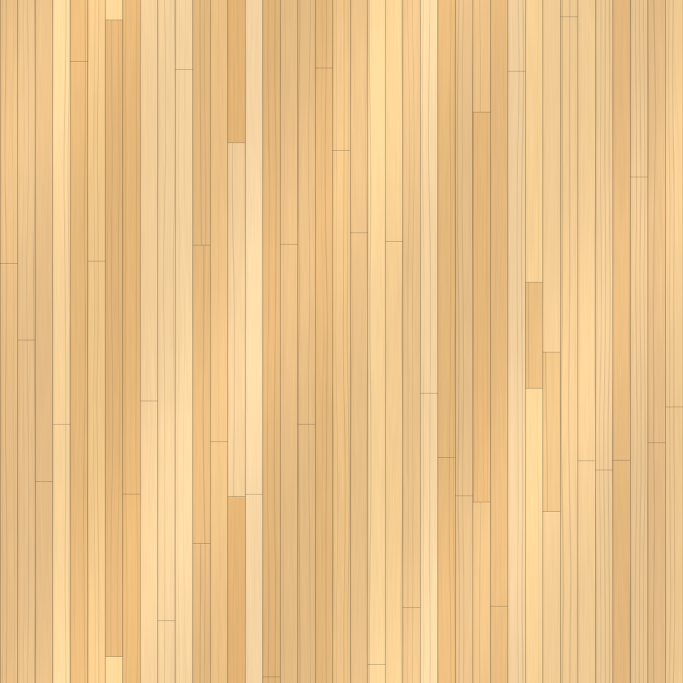
#> input picture strike-kids-gles2/texturas/madeira.png, 2048 x 2048 px (shown at 1/3 size)
$ python assar_pista.py ../texturas/madeira.png out.png
#> lines starting #> are read from the running program, lines starting #| are printed output that depends on the picture
"""Assa a decoração FIXA da pista (madeira envernizada, linha de falta,
pontos, trilha de estrelas, setas arco-íris e área dos pinos) numa textura,
com as mesmas contas do pista.gdshader do Godot 4. O shader da edição
OpenGL ES 2.0 só soma o que mexe (neon, luzes correndo, reflexos, brilho da
bola e o piscar das estrelas).

    python3 -I tools/assar_pista.py texturas/madeira.png texturas/pista_pronta.png

Saída RGBA 512x4096: RGB = sqrt(cor_linear / ESCALA), A = máscara das
estrelas (1 dentro, cai em volta: o halo) — o shader acende cada estrela.
"""
import sys
import numpy as np
from PIL import Image

MEIA = 0.675
Z0 = 0.1           # começo da pista (d = -0.1)
Z_FIM = -11.95     # fim do deck
REPETE = 3.6
DP = 10.5          # distância dos pinos (-z_pino1)
LARG, ALT = 512, 4096
SS = 2             # supersampling
ESCALA = 1.6

ARCO = np.array([(1.0, 0.23, 0.33), (1.0, 0.56, 0.13), (1.0, 0.85, 0.15),
                 (0.35, 0.86, 0.33), (0.2, 0.8, 1.0), (0.27, 0.47, 1.0), (0.72, 0.38, 1.0)], np.float32)


def srgb_lin(c):
    c = np.asarray(c, np.float32)
    return np.where(c <= 0.04045, c / 12.92, ((c + 0.055) / 1.055) ** 2.4)


# as cores dos adesivos são cores de TELA (sRGB): a conta é em luz linear,
# então elas entram convertidas — sem isso saíam em tom pastel, apagadas
ARCO_L = srgb_lin(ARCO)


def bilinear(img, u, v):
    """amostra com repetição (u, v em 0..1, qualquer valor)."""
    h, w, _ = img.shape
    x = (u * w - 0.5) % w
    y = (v * h - 0.5) % h
    x0 = np.floor(x).astype(np.int64)
    y0 = np.floor(y).astype(np.int64)
    fx = (x - x0)[..., None]
    fy = (y - y0)[..., None]
    x1 = (x0 + 1) % w
    y1 = (y0 + 1) % h
    x0 %= w
    y0 %= h
    a = img[y0, x0] * (1 - fx) + img[y0, x1] * fx
    b = img[y1, x0] * (1 - fx) + img[y1, x1] * fx
    return a * (1 - fy) + b * fy


def cobre(dist, w):
    return np.clip(0.5 - dist / w, 0.0, 1.0)


def sd_tri(px, py, qx, qy):
    px = np.abs(px)
    t = np.clip((px * qx + py * qy) / (qx * qx + qy * qy), 0.0, 1.0)
    ax, ay = px - qx * t, py - qy * t
    t2 = np.clip(px / qx, 0.0, 1.0)
    bx, by = px - qx * t2, py - qy
    s = -np.sign(qy)
    d1 = np.minimum(ax * ax + ay * ay, bx * bx + by * by)
    d2a = s * (px * qy - py * qx)
    d2b = s * (py - qy)
    # min componente a componente de vec2(dot(a,a), d2a) e vec2(dot(b,b), d2b)
    dy = np.minimum(d2a, d2b)
    return -np.sqrt(d1) * np.sign(dy)


def sd_estrela(px, py, r, vale):
    k1 = (0.809016994375, -0.587785252292)
    k2 = (-0.809016994375, -0.587785252292)
    px = np.abs(px)
    t = 2.0 * np.maximum(k1[0] * px + k1[1] * py, 0.0)
    px, py = px - t * k1[0], py - t * k1[1]
    t = 2.0 * np.maximum(k2[0] * px + k2[1] * py, 0.0)
    px, py = px - t * k2[0], py - t * k2[1]
    px = np.abs(px)
    py = py - r
    bax, bay = vale * -k1[1], vale * k1[0] - 1.0
    h = np.clip((px * bax + py * bay) / (bax * bax + bay * bay), 0.0, r)
    lx, ly = px - bax * h, py - bay * h
    return np.sqrt(lx * lx + ly * ly) * np.sign(py * bax - px * bay)


class Camada:
    """c(madeira) = madeira * m + b, por texel (todas as contas são afins)."""

    def __init__(self, base):
        self.c = base

    def mix(self, cor, t):
        t = t[..., None]
        self.c = self.c * (1 - t) + np.asarray(cor, np.float32) * t

    def soma(self, cor, t):
        self.c = self.c + np.asarray(cor, np.float32) * t[..., None]

    def adesivo(self, dist, w, cor, contorno, acesa):
        halo = np.exp(-np.maximum(dist, 0.0) * 22.0) * 0.35 * acesa
        self.c = self.c + cor * halo[..., None]
        self.mix((1.0, 1.0, 1.0), cobre(dist - contorno, w))
        self.c = self.c * (1 - cobre(dist, w)[..., None]) + (cor * (0.75 + 0.6 * acesa)) * cobre(dist, w)[..., None]


def tabuas(madeira, X, Zm, w):
    """MADEIRA DE PISTA DE VERDADE (cor linear): tábuas de maple cor de mel
    ao longo da pista, cada uma num tom (claras e mais douradas
    alternando), com o veio da textura de madeira correndo ao longo dela,
    emendas de topo aqui e ali e a fresta fininha entre as tábuas. Tons de
    madeira clara e viva (nada de laranja chapado): a luz do jogo é neutra
    e o verniz brilha por cima."""
    rng = np.random.RandomState(11)
    nb = 16
    bw = 2 * MEIA / nb
    pos = (X + MEIA) / bw
    bi = np.clip(np.floor(pos), 0, nb - 1).astype(np.int64)
    fx = pos - np.floor(pos)
    tom_t = rng.uniform(0.0, 1.0, nb).astype(np.float32)
    off_u = rng.uniform(0.0, 1.0, nb).astype(np.float32)
    off_v = rng.uniform(0.0, 1.0, nb).astype(np.float32)
    claro = srgb_lin([0.93, 0.67, 0.35])
    dourado = srgb_lin([0.83, 0.49, 0.2])
    t = tom_t[bi][..., None]
    base = claro * (1.0 - t) + dourado * t
    # o veio: a textura de madeira, esticada ao longo da tábua (cada tábua
    # num pedaço diferente dela), só como variação de claro/escuro
    g = bilinear(madeira, fx * 0.22 + off_u[bi], -Zm / (REPETE * 1.6) + off_v[bi])
    gl = (g * np.array([0.299, 0.587, 0.114], np.float32)).sum(-1)
    gl = (gl - gl.mean()) / max(gl.std(), 1e-4)
    c = base * (1.0 + 0.11 * np.clip(gl, -2.5, 2.5))[..., None]
    # emendas de topo (cada tábua tem 2 ou 3 ao longo da pista)
    d = -Zm
    emenda = np.zeros(d.shape, np.float32)
    for k in range(3):
        zk = rng.uniform(1.5, 10.0, nb).astype(np.float32)[bi]
        emenda = np.maximum(emenda, np.exp(-np.abs(d - zk) / 0.004))
    c = c * (1.0 - 0.28 * emenda)[..., None]
    # a fresta entre as tábuas (fininha, mais escura)
    borda = np.minimum(fx, 1.0 - fx) * bw
    c = c * (1.0 - 0.42 * np.exp(-borda / max(0.0016, w * 0.6)))[..., None]
    # perto das canaletas a madeira escurece um pouquinho (dá volume)
    ax = np.abs(X)
    c = c * (1.0 - 0.14 * np.clip((ax - 0.48) / 0.19, 0.0, 1.0) ** 2)[..., None]
    return c.astype(np.float32)


def main():
    madeira = np.asarray(Image.open(sys.argv[1]).convert("RGB"), np.float32) / 255.0
    madeira = srgb_lin(madeira)
    W, H = LARG * SS, ALT * SS
    # centro de cada amostra no mundo
    x = ((np.arange(W, dtype=np.float32) + 0.5) / W - 0.5) * (2 * MEIA)
    z = Z0 + (np.arange(H, dtype=np.float32) + 0.5) / H * (Z_FIM - Z0)
    X, Zm = np.meshgrid(x, z)
    d = -Zm
    ax = np.abs(X)
    w = max(2 * MEIA / W, (Z0 - Z_FIM) / H) * 1.2

    c = tabuas(madeira, X, Zm, w)
#> in tabuas, `bi = np.clip(np.floor(pos), 0, nb - 1).astype(np.int64)`:
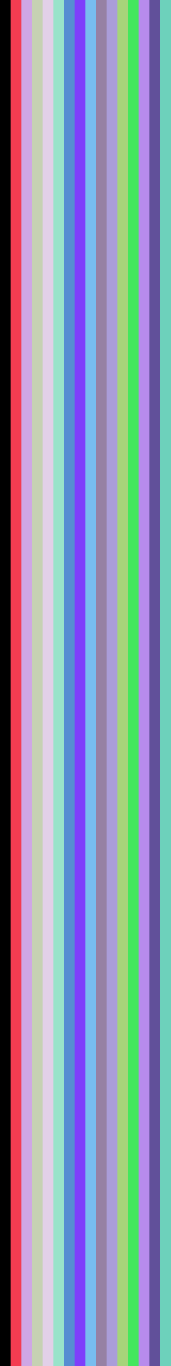
#> bi: shape (8192, 1024) int64 (shown at 1/6 size); 16 distinct labels, from 0 to 15; one colour per label, 0 black
#> in bilinear, `y0 = np.floor(y).astype(np.int64)`:
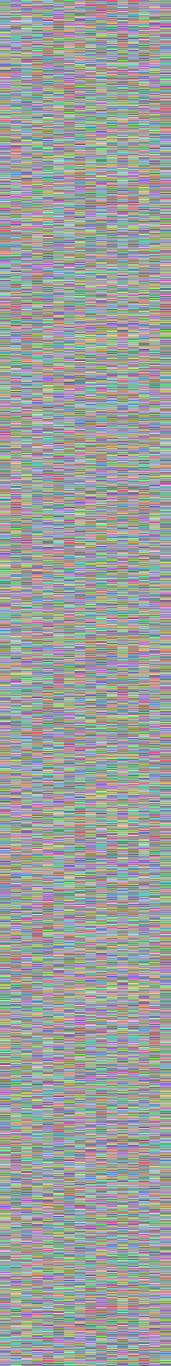
#> y0: shape (8192, 1024) int64 (shown at 1/6 size); 2048 distinct labels, from 0 to 2047; one colour per label, 0 black
#> in bilinear, `y1 = (y0 + 1) % h`: y1: shape (8192, 1024) int64; 2048 distinct labels, from 0 to 2047
#> in tabuas, `ax = np.abs(X)`:
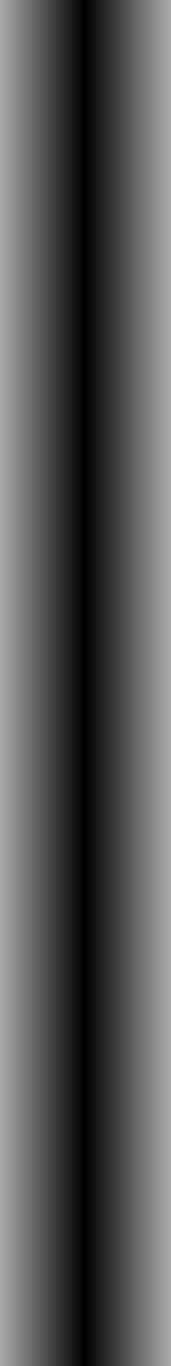
#> ax: shape (8192, 1024) float32 (shown at 1/6 size); min 0.000659, max 0.674, mean 0.337
#> in tabuas, `c = c * (1.0 - 0.14 * np.clip((ax - 0.48) / 0.19, 0.0, 1.0) ** 2)[...,..`:
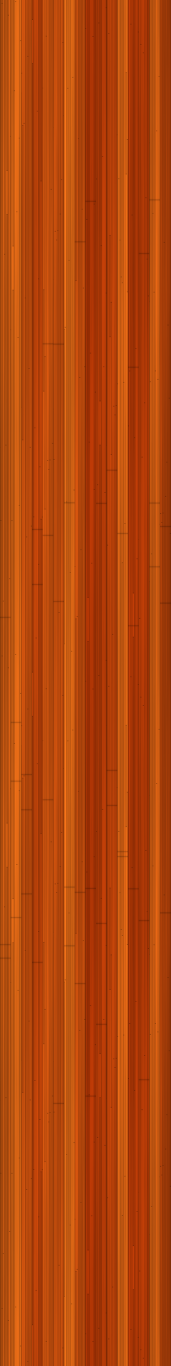
#> c: shape (8192, 1024, 3) float64 (shown at 1/6 size); mean of channels 0, 1, 2 0.731, 0.297, 0.0648; drawn with min black and max white
    cam = Camada(c)
    mascara = np.zeros(d.shape, np.float32)

    # linha de falta (o pulso fica na média)
    falta = np.abs(d - 0.02) - 0.022
    cam.mix(srgb_lin([1.0, 0.18, 0.35]), cobre(falta, w))
    cam.soma(srgb_lin([1.0, 0.2, 0.4]), np.exp(-np.maximum(falta, 0.0) * 40.0) * 0.35 * (d < 0.4))
#> in soma, `self.c = self.c + np.asarray(cor, np.float32) * t[..., None]`:
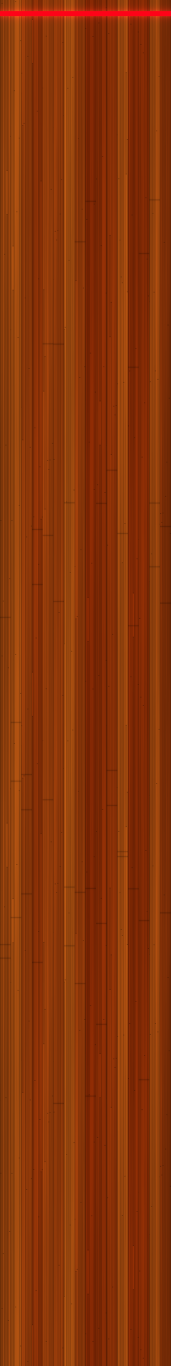
#> self.c: shape (8192, 1024, 3) float32 (shown at 1/6 size); mean R, G, B 0.734, 0.294, 0.0651; drawn with min black and max white

    # pontos de mira a 1,6 m
    ip = np.clip(np.round(X / 0.17), -3, 3)
    dd = np.sqrt((X - ip * 0.17) ** 2 + (d - 1.6) ** 2) - 0.042
    zona = np.abs(d - 1.6) < 0.14
    cor = ARCO_L[(ip + 3).astype(np.int64)]
    antes = cam.c.copy()
    cam.adesivo(dd, w, cor, 0.013, 0.6)
#> in adesivo, `halo = np.exp(-np.maximum(dist, 0.0) * 22.0) * 0.35 * acesa`:
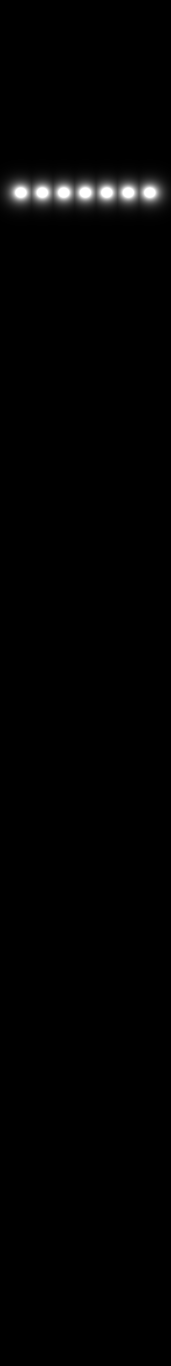
#> halo: shape (8192, 1024) float32 (shown at 1/6 size); min 0, max 0.21, mean 0.00215; drawn with min black and max white
#> in adesivo, `halo = np.exp(-np.maximum(dist, 0.0) * 22.0) * 0.35 * acesa`:
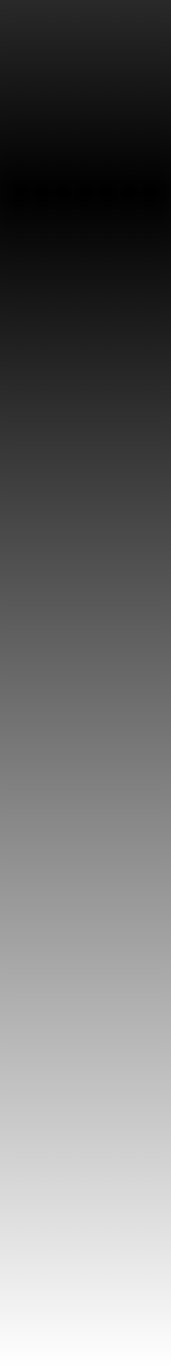
#> dist: shape (8192, 1024) float32 (shown at 1/6 size); min -0.0414, max 10.31, mean 4.52; drawn with min black and max white
    cam.c = np.where(zona[..., None], cam.c, antes)

    # trilha de estrelas (apagadas: acesa = 0.35; o shader acende)
    k = np.clip(np.round((d - 2.3) / 1.35), 0, 5)
    qy = d - (2.3 + k * 1.35)
    r = 0.17 + k * 0.022
    de = sd_estrela(X, qy, r, 0.48) - 0.014
    zona = (ax < 0.36) & (d > 1.9) & (d < DP - 1.05)
    cor = ARCO_L[np.mod(k * 2, 7).astype(np.int64)]
    antes = cam.c.copy()
    cam.adesivo(de, w, cor, 0.02, 0.35)
    cam.c = np.where(zona[..., None], cam.c, antes)
    mascara = np.where(zona, np.exp(-np.maximum(de, 0.0) * 22.0), 0.0)

    # setas arco-íris (o pulso fica na média)
    is_ = np.clip(np.round(X / 0.17), -3, 3)
    ponta = 3.78 + (3.0 - np.abs(is_)) * 0.3
    ds = sd_tri(X - is_ * 0.17, ponta - d, 0.066, 0.44)
    zona = (d > 3.2) & (d < 4.85)
    cor = ARCO_L[(is_ + 3).astype(np.int64)]
    antes = cam.c.copy()
    cam.adesivo(ds, w, cor, 0.016, 0.875)
    cam.c = np.where(zona[..., None], cam.c, antes)
    # a seta por cima da estrela não pisca
    mascara = np.where(zona & (ds < 0.03), mascara * np.clip(ds / 0.03, 0.0, 1.0), mascara)

    # área dos pinos: marcas, tom mais claro e o holofote
    zona = d > DP - 1.4
    r2x, r2y = X, d - DP
    lin = np.clip(np.round(r2y / 0.329), 0, 3)
    kk = np.clip(np.round(r2x / 0.38 + lin * 0.5), 0, lin)
    mpx, mpy = (kk - lin * 0.5) * 0.38, lin * 0.329
    marca = cobre(np.sqrt((r2x - mpx) ** 2 + (r2y - mpy) ** 2) - 0.08, w)
    cc = cam.c
    cc2 = cc * (1 - 0.18 * marca[..., None]) + srgb_lin([0.62, 0.34, 0.16]) * (0.18 * marca)[..., None]
    t = np.clip((d - (DP - 0.7)) / 0.3, 0.0, 1.0)
    cc2 = cc2 * (1.0 + 0.08 * (t * t * (3 - 2 * t)))[..., None]
    spot = np.exp(-((r2x) ** 2 + (r2y - 0.45) ** 2) * 1.6)
    cc2 = cc2 + np.array([1.0, 0.92, 0.75], np.float32) * (spot * 0.1)[..., None]
    cam.c = np.where(zona[..., None], cc2, cc)

    # reduz o supersampling (média de cada bloco SSxSS)
    cor = cam.c.reshape(ALT, SS, LARG, SS, 3).mean(axis=(1, 3))
    msk = mascara.reshape(ALT, SS, LARG, SS).mean(axis=(1, 3))
    print("cor máx", cor.max(), "> escala:", (cor > ESCALA).mean())
    rgb = np.sqrt(np.clip(cor / ESCALA, 0.0, 1.0))
    out = np.concatenate([rgb, np.clip(msk, 0, 1)[..., None]], -1)
    Image.fromarray(np.round(out * 255).astype(np.uint8), "RGBA").save(sys.argv[2], optimize=True)
    print("ok", sys.argv[2])


if __name__ == "__main__":
#> (the run stopped early here; a loop or call above may not have finished)
